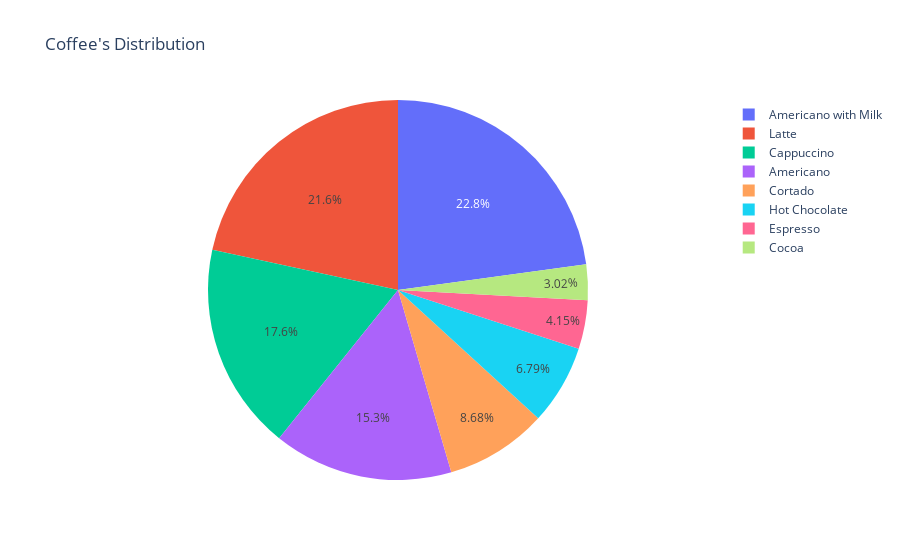

The cell this chart's notebook holds for it:
### Code cell
fig = px.pie(df, names='coffee_name', title="Coffee's Distribution")
fig.show()

### Figure 1 — Plotly figure (JSON) as saved in the notebook; plotly's stock layout.template omitted (floating-point values rounded to 4 significant figures; data arrays with more than 128 entries replaced by an {"elided": "..."} marker saying what was removed)
{"data": [{"domain": {"x": [0, 1], "y": [0, 1]}, "hovertemplate": "coffee_name=%{label}<extra></extra>", "labels": {"elided": "1060 str values"}, "legendgroup": "", "name": "", "showlegend": true, "type": "pie"}], "layout": {"legend": {"tracegroupgap": 0}, "title": {"text": "Coffee's Distribution"}}}
